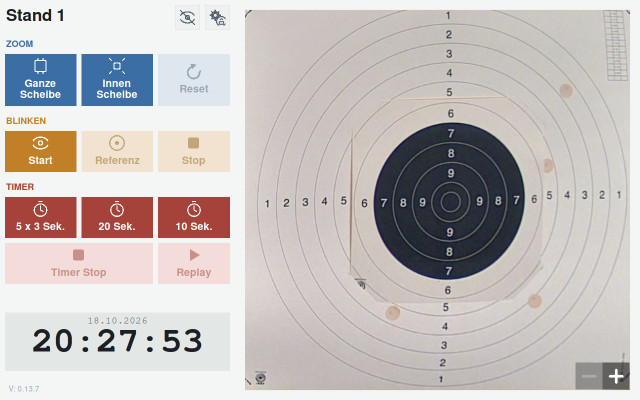
#> input picture benutzerhandbuch/screenshots/01_hauptbildschirm.png, 1280 x 800 px (shown at 1/2 size); its folder holds only this picture in this run
$ python nummern.py
#> lines starting #> are read from the running program, lines starting #| are printed output that depends on the picture
"""Erzeugt aus den Screenshots die Fassungen mit Nummernmarken fuer das
Handbuch (screenshots/NN_*_nummern.png). Die Nummern entsprechen den Legenden;
die Farbe zeigt die Gruppe. Aufruf: python3 nummern.py (Pillow noetig)."""
import os

from PIL import Image, ImageDraw, ImageFont

HERE = os.path.dirname(os.path.abspath(__file__))
SHOTS = os.path.join(HERE, 'screenshots')
FONT = '/usr/share/fonts/truetype/dejavu/DejaVuSans-Bold.ttf'
RADIUS = 13

INK, ZOOM, BLINK, TIMER, GREY, ADMIN = '#201c18', '#2f6690', '#a85a15', '#a3311f', '#6b6355', '#3c6e4a'

# Mittelpunkt der Marke, Nummer, Farbe; je Bild.
MARKS = {
    '01_hauptbildschirm': [
        (160, 32, 1, INK), (356, 16, 2, INK), (416, 16, 3, INK),
        (22, 120, 1, ZOOM), (175, 120, 2, ZOOM), (328, 120, 3, ZOOM), (520, 50, 4, ZOOM),
        (22, 274, 1, BLINK), (175, 274, 2, BLINK), (328, 274, 3, BLINK),
        (22, 406, 1, TIMER), (175, 406, 2, TIMER), (328, 406, 3, TIMER),
        (22, 498, 4, TIMER), (328, 498, 5, TIMER),
        (22, 637, 1, GREY), (100, 778, 2, GREY),
    ],
    '08_pin_eingabe': [
        (508, 282, 1, ADMIN), (508, 540, 2, ADMIN), (702, 540, 3, ADMIN), (534, 630, 4, ADMIN),
    ],
    '09_einstellungen_menue': [
        (543, 235 + 73 * i, i + 1, ADMIN) for i in range(5)
    ] + [(543, 600, 6, ADMIN)],
}


def main():
    font = ImageFont.truetype(FONT, 16)
    for name, marks in MARKS.items():
        img = Image.open(os.path.join(SHOTS, name + '.png')).convert('RGB')
#> img is the input picture: PIL image 1280x800 RGB; mean R, G, B 197.6, 191.9, 190
        draw = ImageDraw.Draw(img)
        for x, y, number, color in marks:
            draw.ellipse((x - RADIUS, y - RADIUS, x + RADIUS, y + RADIUS), fill=color, outline='white', width=2)
            draw.text((x, y), str(number), fill='white', font=font, anchor='mm')
        img.save(os.path.join(SHOTS, name + '_nummern.png'))
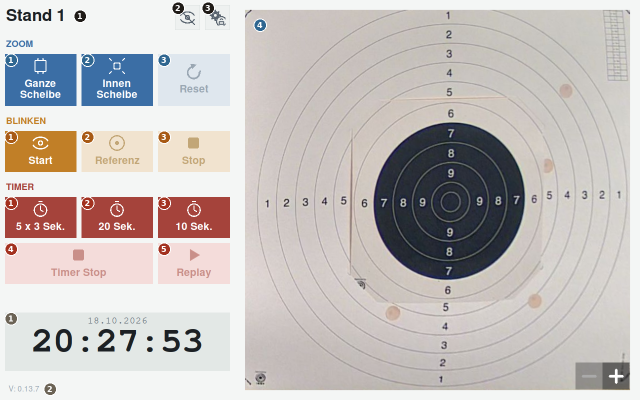
#> saved as 01_hauptbildschirm_nummern.png: PIL image 1280x800 RGB (shown at 1/2 size); mean R, G, B 197.2, 191.5, 189.5


if __name__ == '__main__':
#> (the run stopped early here; a loop or call above may not have finished)
